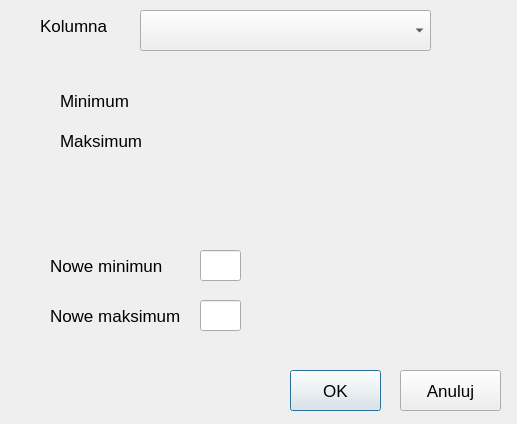
<?xml version="1.0" encoding="UTF-8"?>
<ui version="4.0">
 <class>Dialog</class>
 <widget class="QDialog" name="Dialog">
  <property name="geometry">
   <rect>
    <x>0</x>
    <y>0</y>
    <width>517</width>
    <height>424</height>
   </rect>
  </property>
  <property name="windowTitle">
   <string>Dialog</string>
  </property>
  <widget class="QComboBox" name="comboBoxColumn">
   <property name="geometry">
    <rect>
     <x>140</x>
     <y>10</y>
     <width>291</width>
     <height>41</height>
    </rect>
   </property>
  </widget>
  <widget class="QLabel" name="label">
   <property name="geometry">
    <rect>
     <x>50</x>
     <y>250</y>
     <width>161</width>
     <height>31</height>
    </rect>
   </property>
   <property name="font">
    <font>
     <pointsize>13</pointsize>
    </font>
   </property>
   <property name="text">
    <string>Nowe minimun</string>
   </property>
  </widget>
  <widget class="QLabel" name="columnLabel">
   <property name="geometry">
    <rect>
     <x>40</x>
     <y>10</y>
     <width>101</width>
     <height>31</height>
    </rect>
   </property>
   <property name="font">
    <font>
     <pointsize>13</pointsize>
    </font>
   </property>
   <property name="text">
    <string>Kolumna</string>
   </property>
  </widget>
  <widget class="QPushButton" name="okButton">
   <property name="geometry">
    <rect>
     <x>290</x>
     <y>370</y>
     <width>91</width>
     <height>41</height>
    </rect>
   </property>
   <property name="font">
    <font>
     <pointsize>13</pointsize>
    </font>
   </property>
   <property name="text">
    <string>OK</string>
   </property>
  </widget>
  <widget class="QPushButton" name="cancelButton">
   <property name="geometry">
    <rect>
     <x>400</x>
     <y>370</y>
     <width>101</width>
     <height>41</height>
    </rect>
   </property>
   <property name="font">
    <font>
     <pointsize>13</pointsize>
    </font>
   </property>
   <property name="text">
    <string>Anuluj</string>
   </property>
  </widget>
  <widget class="QLineEdit" name="lineNewMin">
   <property name="geometry">
    <rect>
     <x>200</x>
     <y>250</y>
     <width>41</width>
     <height>31</height>
    </rect>
   </property>
   <property name="font">
    <font>
     <pointsize>13</pointsize>
    </font>
   </property>
  </widget>
  <widget class="QLabel" name="label_2">
   <property name="geometry">
    <rect>
     <x>50</x>
     <y>300</y>
     <width>141</width>
     <height>31</height>
    </rect>
   </property>
   <property name="font">
    <font>
     <pointsize>13</pointsize>
    </font>
   </property>
   <property name="text">
    <string>Nowe maksimum</string>
   </property>
  </widget>
  <widget class="QLineEdit" name="lineNewMax">
   <property name="geometry">
    <rect>
     <x>200</x>
     <y>300</y>
     <width>41</width>
     <height>31</height>
    </rect>
   </property>
   <property name="font">
    <font>
     <pointsize>13</pointsize>
    </font>
   </property>
   <property name="text">
    <string/>
   </property>
  </widget>
  <widget class="QLabel" name="label_3">
   <property name="geometry">
    <rect>
     <x>60</x>
     <y>90</y>
     <width>81</width>
     <height>21</height>
    </rect>
   </property>
   <property name="font">
    <font>
     <pointsize>13</pointsize>
    </font>
   </property>
   <property name="text">
    <string>Minimum</string>
   </property>
  </widget>
  <widget class="QLabel" name="labelMin">
   <property name="geometry">
    <rect>
     <x>150</x>
     <y>90</y>
     <width>91</width>
     <height>21</height>
    </rect>
   </property>
   <property name="font">
    <font>
     <pointsize>13</pointsize>
    </font>
   </property>
   <property name="text">
    <string/>
   </property>
  </widget>
  <widget class="QLabel" name="label_4">
   <property name="geometry">
    <rect>
     <x>60</x>
     <y>130</y>
     <width>81</width>
     <height>21</height>
    </rect>
   </property>
   <property name="font">
    <font>
     <pointsize>13</pointsize>
    </font>
   </property>
   <property name="text">
    <string>Maksimum</string>
   </property>
  </widget>
  <widget class="QLabel" name="labelMax">
   <property name="geometry">
    <rect>
     <x>150</x>
     <y>130</y>
     <width>91</width>
     <height>21</height>
    </rect>
   </property>
   <property name="font">
    <font>
     <pointsize>13</pointsize>
    </font>
   </property>
   <property name="text">
    <string/>
   </property>
  </widget>
 </widget>
 <resources/>
 <connections/>
</ui>
